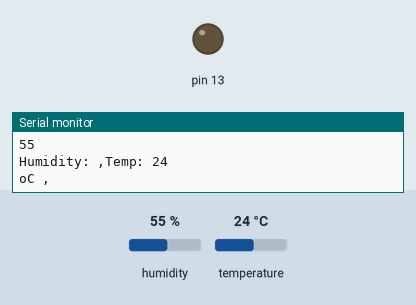
The sketch below on a simulated Arduino Uno, built with avr-gcc and run on an emulated ATmega328P. On the bench: output pins drawn as LEDs (lit = HIGH), the last lines printed to the serial monitor. The inputs (shaded band) are chosen by the test bench; at power-on: temperature 24 °C, humidity 55 %.

Above: at 3.2 s.
3.3 s: temperature set to 30 °C
6.0 s: temperature set to 33 °C
At 6.7 s:
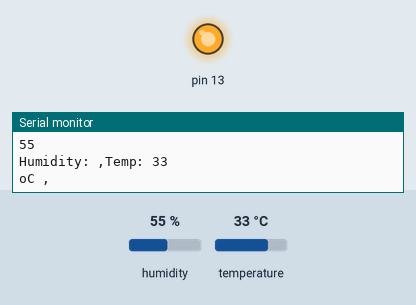
8.7 s: temperature set to 12 °C
At 11.3 s:
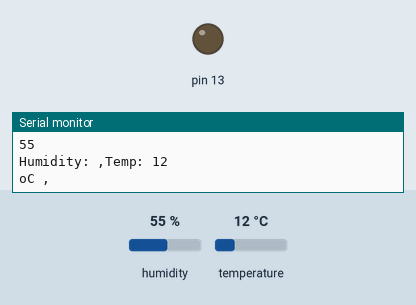
11.6 s: temperature set to 41 °C
At 12.7 s:
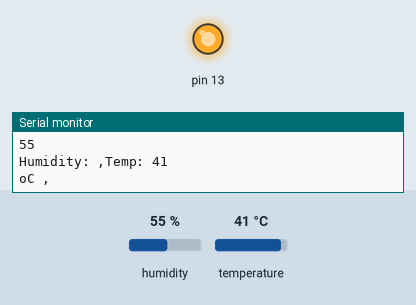
Timing chart, 0 to 14.6 s (numbered marks = the images above; inputs shaded):
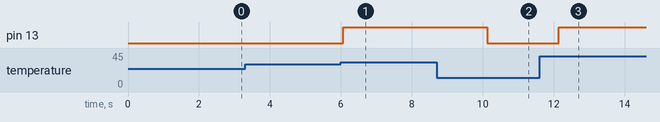

Measured:
- the behaviour switches between 31 and 32 °C on temperature (found by bisection; images 0 and 1)
- after the input at 6.0 s, pin 13: LOW → HIGH after 0.07 s
- after the input at 8.7 s, pin 13: HIGH → LOW after 1.4 s
- after the input at 11.6 s, pin 13: LOW → HIGH after 0.54 s

The sketch:

12_temp_with_graph.ino
```cpp
#include "dht.h"
#define dataPin 2

dht DHT;
int i = 0;
int temp;
int hum;

void setup() {

 Serial.begin(9600);
 //bt.begin(9600);
 Serial.println("Ready");

 delay(2000);

pinMode(13, OUTPUT);

}

void loop(){
  int readData = DHT.read11(dataPin);

  hum = DHT.humidity;
  temp = DHT.temperature;


Serial.println();

Serial.println(hum);
  Serial.print("Humidity: ");

Serial.print(",");

Serial.print("Temp: ");
Serial.println(temp);
 Serial.print("o"); //degree symbol
Serial.print("C ");
Serial.print(",");


  if(temp> 31)
  {
      digitalWrite(13, HIGH);   // turn the LED on (HIGH is the voltage level)
      delay(1000);                       // wait for a second
  }
  else
  {
      digitalWrite(13, LOW);   // turn the LED on (HIGH is the voltage level)
      delay(1000);                       // wait for a second
  }

  delay(1000);
}
```
